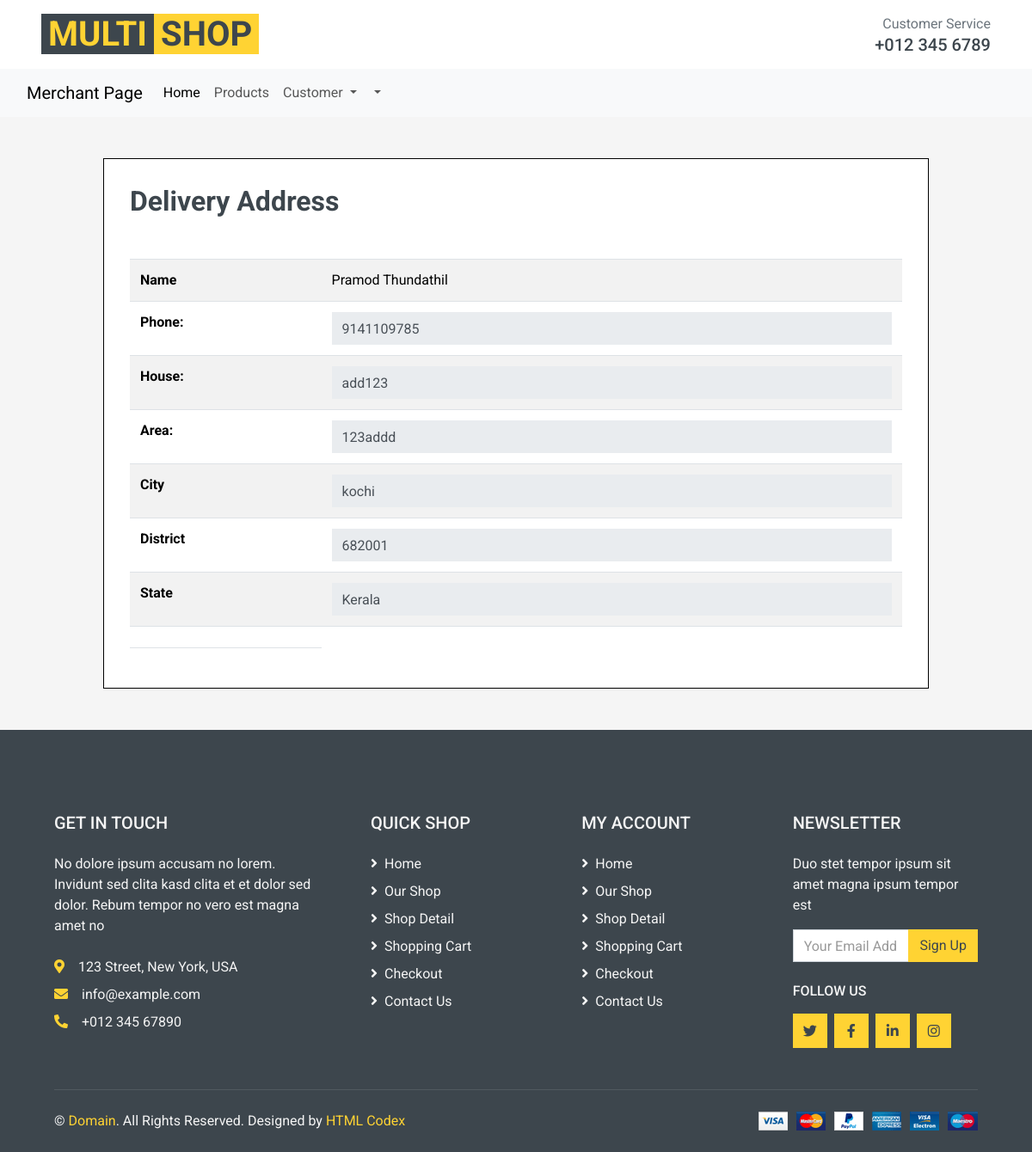
Page /Product/ViewCustomerAddress/4 on the committed database.
### Product/models.py (models this page shows)
class CheckoutAddress(models.Model):
    firstname = models.CharField(max_length = 255)
    lastname  = models.CharField(max_length=255)
    email = models.CharField(max_length = 255)
    mob = models.CharField(max_length = 255)
    address1 = models.CharField(max_length = 255)
    address2 = models.CharField(max_length = 255)
    city = models.CharField(max_length = 255)
    state = models.CharField(max_length = 255)
    pin = models.CharField(max_length = 255)
    user = models.ForeignKey(User,on_delete=models.CASCADE)

### Product/views.py (the view)
# urls.py: path("ViewCustomerAddress/<int:pk>",views.ViewCustomerAddress,name="ViewCustomerAddress"),
def ViewCustomerAddress(request,pk):
    it = CheckoutItems.objects.get(id = pk)
    items = it.checkoutaaddress
    context = {
        "items":items
    }
    return render(request, "merchant/customer.html",context)

### templates/merchant/customer.html (shortened to what this page needs)
{% extends "merchantindex.html" %}
{% block content %}
<div class="contanier mt-5 mb-5">
    <div class="itemcontainer">
        <h2>Delivery Address</h2>
        <table class="table table-striped mt-5">
            <tr>
                <th>Name</th>
                <td>{{items.firstname}} {{items.lastname}}</td>
            </tr>
            <tr>
                <th>Phone:</th>
                <td><input type="number" class="form-control border-0" readonly value="{{items.mob}}" name="phone" ></td>
            </tr>
            <tr>
                <th>House:</th>
                <td><input type="text" class="form-control border-0" readonly value="{{items.address1}}" name="house" ></td>
            </tr>
            <tr>
                <th>Area:</th>
                <td><input type="text" class="form-control border-0" readonly value="{{items.address2}}" name="house" ></td>
            </tr>
            <tr>
                <th>City</th>
                <td><input type="text" class="form-control border-0" readonly value="{{items.city}}" name="city"></td>
            </tr>
            <tr>
                <th>District</th>
                <td><input type="text" class="form-control border-0" readonly value="{{items.pin}}" name="district" ></td>
            </tr>
            <tr>
                <th>State</th>
                <td><input type="text" class="form-control border-0" readonly value="{{items.state}}" name="state" ></td>
            </tr>
<tr>
    <th></th>
</tr>
        </table>
    </div>
</div>
{% endblock %}

### templates/merchant/customer.html (style rules this page uses)
.itemcontainer { width: 80%; height: auto; margin: auto; border: .6px solid black; padding: 30px; background-color: white; }

### rows in the picture
CheckoutAddress: firstname "Pramod", lastname "Thundathil", phone "9141109785", house "add123", house "123addd", city "kochi", district "682001", state "Kerala"
